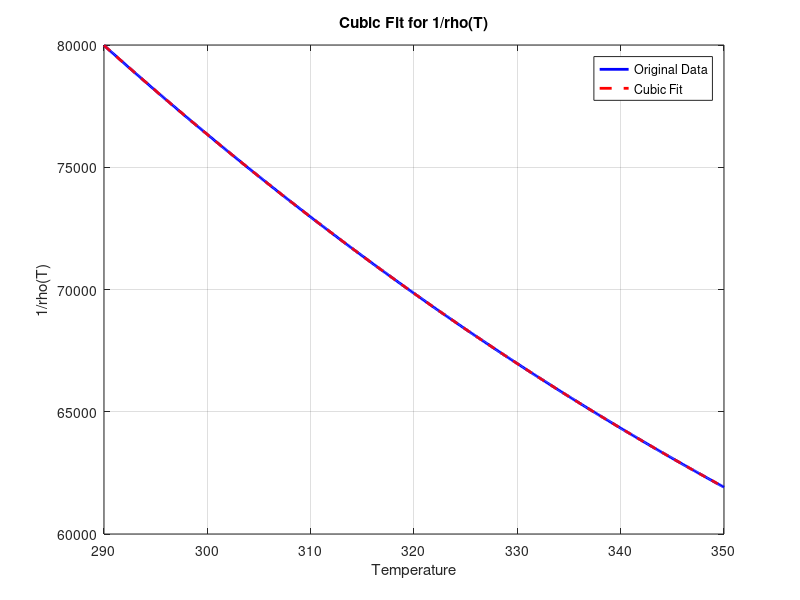

MATLAB code for this plot: (Note: this script raises an error after producing the figure.)
clear;clc;
% Define the original function
%rho = @(T) -7.36e-13 * T^3 + 6.14e-10 * T^2 - 6.35e-8 * T - 1.78e-6;
rho = @(T) -6.83e-13*T^3 + 6.66e-10*T^2 - 1.55e-7*T + 1.81e-5;

% Define the specific temperature point around which you want to approximate
T0 = 300;  % You can choose a different value

% Define margins for the temperature range
lower_margin = T0 - 10;
upper_margin = T0 + 50;

% Create a set of temperature values within the specified range
T = lower_margin:0.1:upper_margin;

% Calculate the corresponding values of 1/rho(T)
sigma = 1 ./ arrayfun(rho, T);

% Fit a cubic polynomial to the data within the specified range
coefficients = polyfit(T - T0, sigma, 3);  % 3 for a cubic polynomial

% Print the coefficients of the fit
disp('Cubic Polynomial Coefficients:');
disp(coefficients);

% Define a new function handle for the cubic polynomial
cubic_poly = @(T) polyval(coefficients, T - T0);

% Print the final formula for the cubic polynomial
disp('Cubic Polynomial Formula:');
fprintf('sigma(T) = %.5e(T - %d)^3 + %.5e(T - %d)^2 + %.5e(T - %d) + %.5e\n', ...
    coefficients(1), T0, coefficients(2), T0, coefficients(3), T0, coefficients(4));

% Evaluate the cubic polynomial at all temperature points
approximated_values = cubic_poly(T);
% Plot the original data and the cubic fit
figure;
plot(T, sigma, 'b', 'LineWidth', 2); % Original data in blue
hold on;
plot(T, approximated_values, 'r--', 'LineWidth', 2); % Cubic fit in red dashed line
xlabel('Temperature');
ylabel('1/rho(T)');
legend('Original Data', 'Cubic Fit');
title('Cubic Fit for 1/rho(T)');
grid on;

syms a b c d Tx

% Define the cubic polynomial formula symbolically
cubic_poly = a * (Tx-T0)^3 + b * (Tx-T0)^2 + c * (Tx-T0) + d;
% Substitute the coefficients and the temperature point into the symbolic formula
cubic_poly = subs(cubic_poly, [a, b, c, d], coefficients);

% Display the simplified formula
disp(['Cubic Polynomial Formula:']);
eqn=eval(simplify(cubic_poly));
% Expand and simplify the equation
expanded_eqn = (expand(eqn))


% Collect terms in aTx^2 + bTx + c form
coeffs_eqn = coeffs(expanded_eqn, Tx);

% Extract coefficients
a = coeffs_eqn(1);  % Coefficient of Tx^3
b = coeffs_eqn(2);  % Coefficient of Tx^2
c = coeffs_eqn(3);  % Coefficient of Tx^1
d = coeffs_eqn(4);  % Constant term

ae = eval(coeffs_eqn(1));  % Coefficient of Tx^3
be = eval(coeffs_eqn(2));  % Coefficient of Tx^2
ce = eval(coeffs_eqn(3));  % Coefficient of Tx^1
de = eval(coeffs_eqn(4));  % Constant term

% Display the simplified equation
simplified_eqn = de * Tx^3 + ce * Tx^2 + be*Tx+ae
